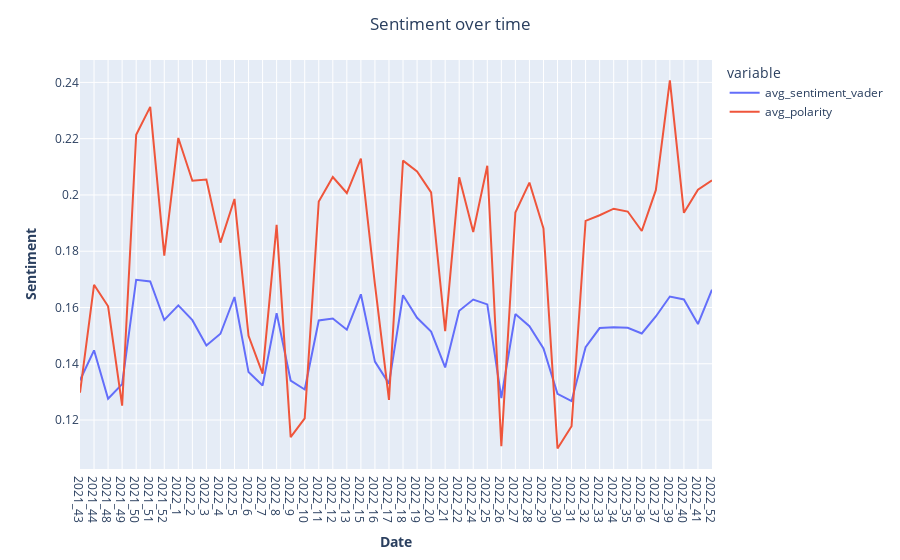

Notebook source saved alongside this figure:
### Code cell
fig = px.line(df_sentiment, x='date', y=df_sentiment.columns[1:3])

    # Add figure title
fig.update_layout(
        title_text="Sentiment over time ",
        title_x = 0.5
    )

    # add axes
fig.update_xaxes(title_text="<b>Date</b>")
fig.update_yaxes(title_text="<b>Sentiment</b>")

fig.show()

### Figure 1 — Plotly figure (JSON) as saved in the notebook; plotly's stock layout.template omitted (floating-point values rounded to 4 significant figures)
{"data": [{"hovertemplate": "variable=avg_sentiment_vader<br>date=%{x}<br>value=%{y}<extra></extra>", "legendgroup": "avg_sentiment_vader", "line": {"color": "#636efa", "dash": "solid"}, "marker": {"symbol": "circle"}, "mode": "lines", "name": "avg_sentiment_vader", "orientation": "v", "showlegend": true, "type": "scatter", "x": ["2021_43", "2021_44", "2021_48", "2021_49", "2021_50", "2021_51", "2021_52", "2022_1", "2022_2", "2022_3", "2022_4", "2022_5", "2022_6", "2022_7", "2022_8", "2022_9", "2022_10", "2022_11", "2022_12", "2022_13", "2022_15", "2022_16", "2022_17", "2022_18", "2022_19", "2022_20", "2022_21", "2022_22", "2022_24", "2022_25", "2022_26", "2022_27", "2022_28", "2022_29", "2022_30", "2022_31", "2022_32", "2022_33", "2022_34", "2022_35", "2022_36", "2022_37", "2022_39", "2022_40", "2022_41", "2022_52"], "xaxis": "x", "y": [0.1341, 0.1448, 0.1276, 0.1328, 0.1699, 0.1693, 0.1555, 0.1607, 0.1555, 0.1465, 0.1507, 0.1637, 0.137, 0.1323, 0.158, 0.134, 0.1309, 0.1554, 0.1561, 0.1521, 0.1647, 0.1408, 0.1329, 0.1643, 0.1563, 0.1514, 0.1387, 0.1588, 0.1628, 0.1611, 0.1278, 0.1577, 0.1534, 0.1454, 0.1293, 0.1267, 0.1459, 0.1527, 0.1529, 0.1528, 0.1508, 0.1568, 0.1639, 0.1628, 0.1541, 0.1663], "yaxis": "y"}, {"hovertemplate": "variable=avg_polarity<br>date=%{x}<br>value=%{y}<extra></extra>", "legendgroup": "avg_polarity", "line": {"color": "#EF553B", "dash": "solid"}, "marker": {"symbol": "circle"}, "mode": "lines", "name": "avg_polarity", "orientation": "v", "showlegend": true, "type": "scatter", "x": ["2021_43", "2021_44", "2021_48", "2021_49", "2021_50", "2021_51", "2021_52", "2022_1", "2022_2", "2022_3", "2022_4", "2022_5", "2022_6", "2022_7", "2022_8", "2022_9", "2022_10", "2022_11", "2022_12", "2022_13", "2022_15", "2022_16", "2022_17", "2022_18", "2022_19", "2022_20", "2022_21", "2022_22", "2022_24", "2022_25", "2022_26", "2022_27", "2022_28", "2022_29", "2022_30", "2022_31", "2022_32", "2022_33", "2022_34", "2022_35", "2022_36", "2022_37", "2022_39", "2022_40", "2022_41", "2022_52"], "xaxis": "x", "y": [0.1297, 0.1681, 0.1604, 0.1251, 0.2214, 0.2313, 0.1785, 0.2203, 0.2051, 0.2055, 0.183, 0.1986, 0.15, 0.1365, 0.1894, 0.1139, 0.1206, 0.1977, 0.2063, 0.2007, 0.2129, 0.1682, 0.1271, 0.2122, 0.2084, 0.2009, 0.1516, 0.2062, 0.1868, 0.2104, 0.1107, 0.1937, 0.2044, 0.1881, 0.1099, 0.1178, 0.1908, 0.1928, 0.1951, 0.1941, 0.1872, 0.2017, 0.2407, 0.1937, 0.2018, 0.2052], "yaxis": "y"}], "layout": {"legend": {"title": {"text": "variable"}, "tracegroupgap": 0}, "margin": {"t": 60}, "title": {"text": "Sentiment over time ", "x": 0.5}, "xaxis": {"anchor": "y", "domain": [0, 1], "title": {"text": "<b>Date</b>"}}, "yaxis": {"anchor": "x", "domain": [0, 1], "title": {"text": "<b>Sentiment</b>"}}}}
